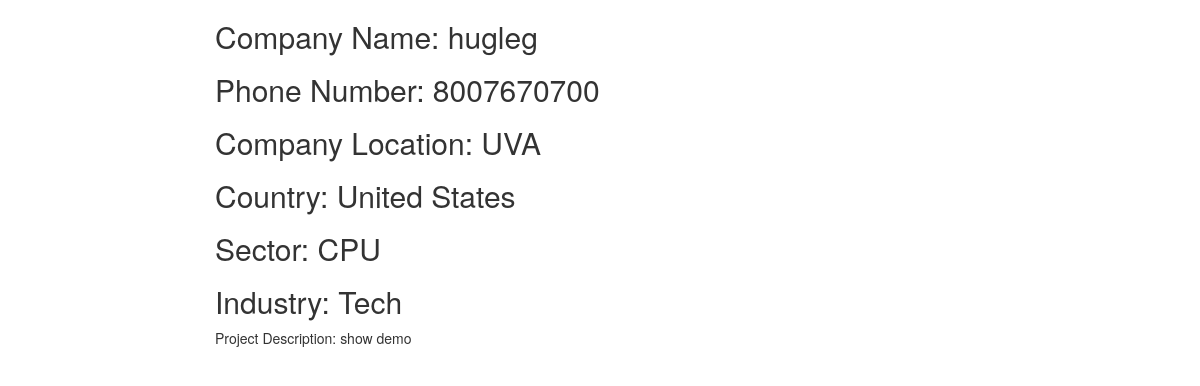
Screenshot of /catalog/viewreport/ (signed in) with the database file from the repository.
### catalog/models.py (models this page shows)
class Report(models.Model):
    report_no = models.AutoField(primary_key=True)
    current_projects = models.CharField(default= "No current Projects",max_length= 1000, help_text="Projects")
    company = models.CharField(max_length=30, help_text="Company name")
    phone = models.CharField(max_length=20, help_text="Company phone number")
    location = models.CharField(max_length=20, help_text="Company location")
    country = models.CharField(max_length=30,help_text="Company country")
    sector = models.CharField(max_length=30, help_text="Company sector")
    industry = models.CharField(max_length=30, help_text="Company industry")
    description=models.CharField(default="No description yet",max_length=3000,help_text="Project description")
    is_private = models.BooleanField(default = False)

### catalog/views.py (the view)
@login_required(login_url = 'login')
def viewreport(request):
    report=Report.objects.all()[0]
    return render(request,'view_report.html',{
    "report":report
})

### catalog/templates/view_report.html
{% extends "base_generic.html" %}
{% block content %}
<h2>
Company Name: {{report.company}}
</h2>
<h2>
Phone Number: {{report.phone}}
</h2>
<h2>
Company Location: {{report.location}}
</h2>
<h2>
Country: {{report.country}}
</h2>
<h2>
Sector: {{report.sector}}
</h2>
<h2>
Industry: {{report.industry}}
</h2>
<p>
  Project Description:
  {{report.description}}
</p>
{% endblock %}

### rows the page displays
Report: company "hugleg", phone "8007670700", location "UVA", country "United States", sector "CPU", industry "Tech", description "show demo"
